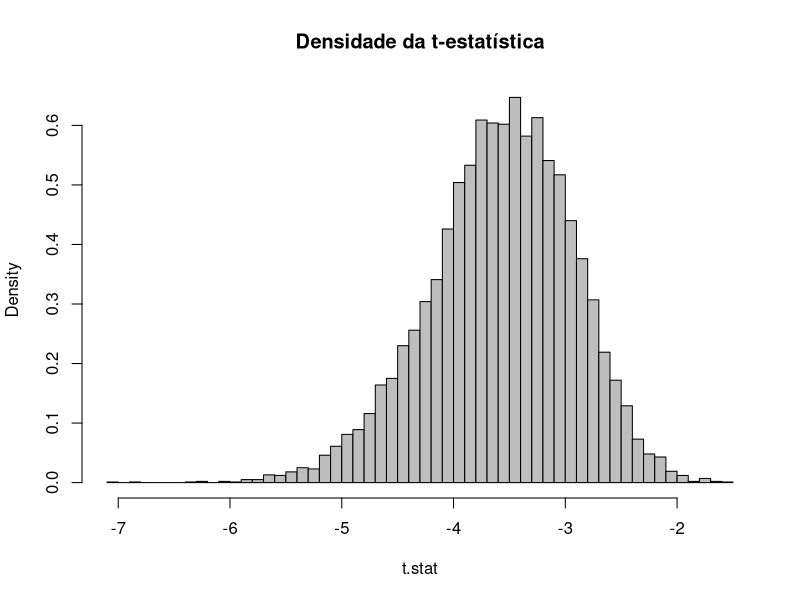
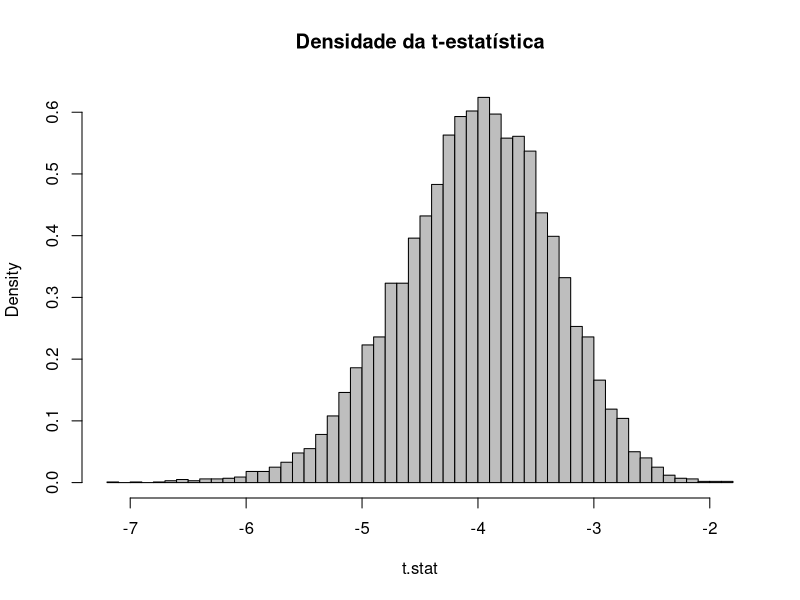
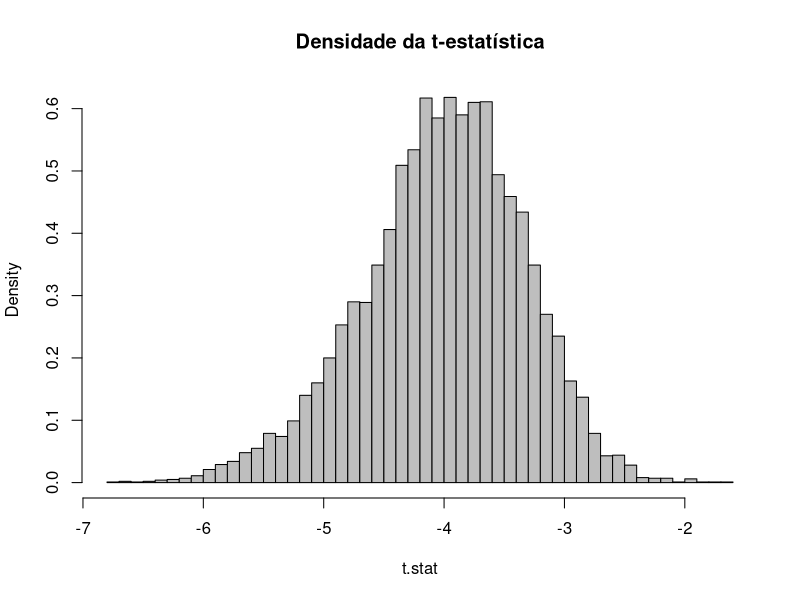
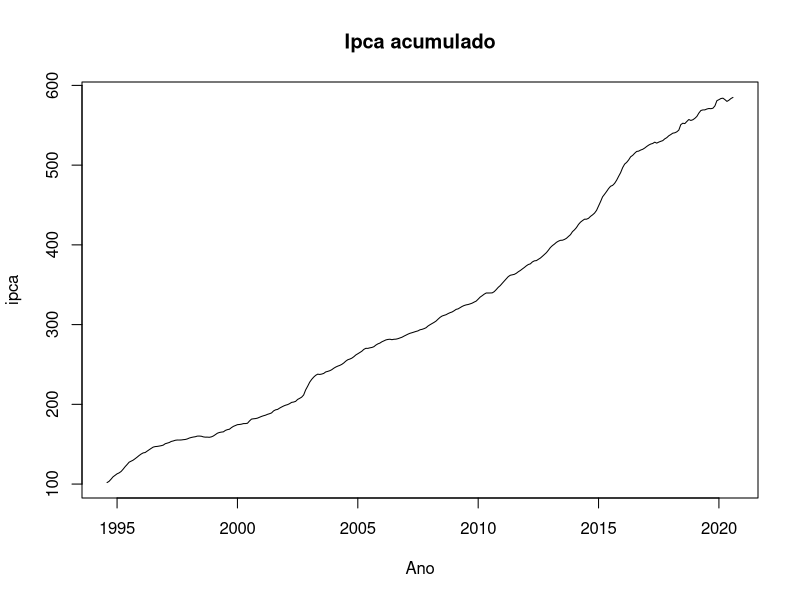
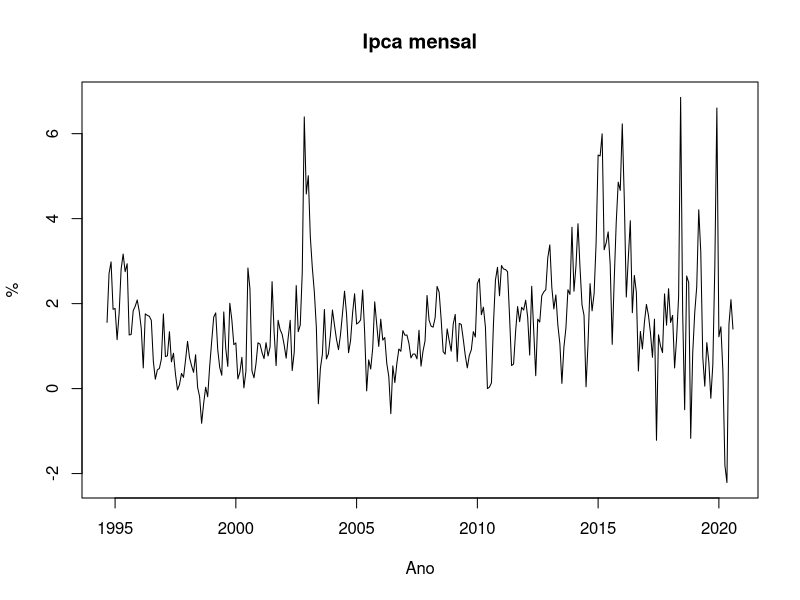
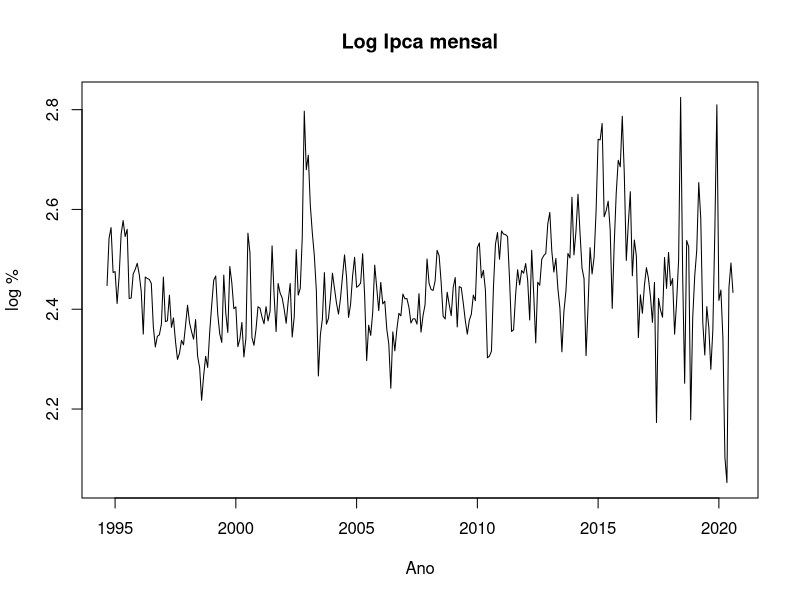
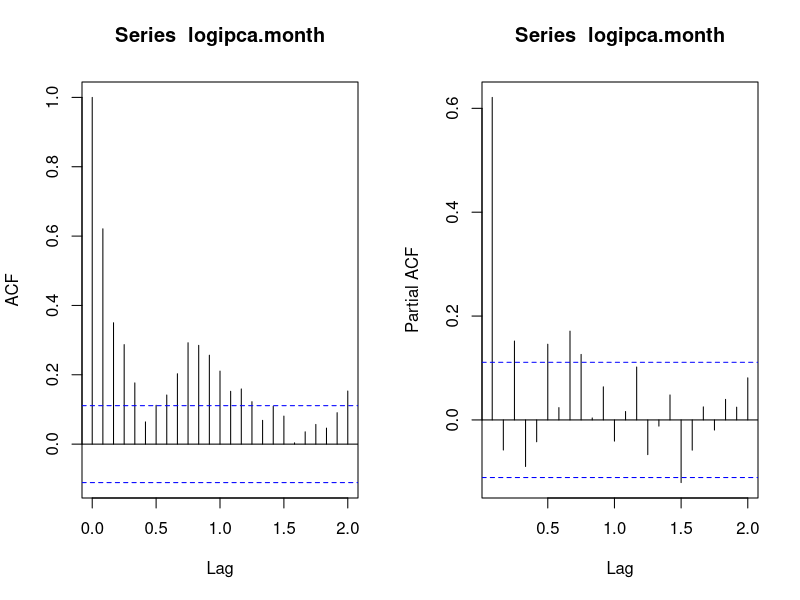

The R source for these figures, in order:
## ---- chunk 1
library(tseries)
## ---- chunk 2
df.simulation <- function(n,Tr, S, e.sd, phi, intercept = 0){
  t.stat <- c(1:S)
  for(i in 1:S){
    # Passo 1
    e <- rnorm(n + Tr, mean = 0, sd = e.sd) 
    # Passo 2
    y <- e + intercept
    for(j in (length(phi)+1):(n +Tr)){
      for(k in 1:length(phi)){
        y[j] <- phi[k]*y[(j-k)] + y[j]  
      }
    }
    # Passo 3 e 4 
    test <- adf.test(y[(n+1):(n+Tr)], k = length(phi))
    t.stat[i] = test$statistic
  }
  return(t.stat)
}
## ---- chunk 3
set.seed(10000)

n <- 50
Tr <- 100 
S <- 10000
e.sd <- 1
phi <- c(0.8)

t.stat <- df.simulation(n,Tr,S,e.sd,phi)
## ---- chunk 4
hist(t.stat, breaks = 50 , freq = F, col = 'grey', 
      main = 'Densidade da t-estatística', )
## ---- chunk 5
phi <- c(0.8,-0.4, 0.2)

t.stat <- df.simulation(n,Tr,S,e.sd,phi)
## ---- chunk 6
hist(t.stat, breaks = 50 , freq = F, col = 'grey', 
      main = 'Densidade da t-estatística', )
## ---- chunk 7
phi <- c(0.8,-0.4, 0.2)

t.stat <- df.simulation(n,Tr,S,e.sd,phi, intercept = 100)
## ---- chunk 8
hist(t.stat, breaks = 50 , freq = F, col = 'grey', 
      main = 'Densidade da t-estatística', )
## ---- chunk 9
ipca <- read.csv('ipca.csv')
ipca <- ts(ipca$ipca.acum, start = c(1994,8), end = c(2020,8), frequency = 12)
plot(ipca, main = 'Ipca acumulado', xlab = 'Ano')
## ---- chunk 10
ipca.month <- diff(ipca) 
plot(ipca.month, main = 'Ipca mensal', xlab = 'Ano', ylab = '%')
## ---- chunk 11
logipca.month <- log(ipca.month + 10)
plot(logipca.month, main = 'Log Ipca mensal', xlab = 'Ano', ylab = 'log %')
## ---- chunk 12
adf.test(logipca.month, alternative = "stationary")
## ---- chunk 13
par(mfrow = c(1,2))
acf(logipca.month)
pacf(logipca.month)
